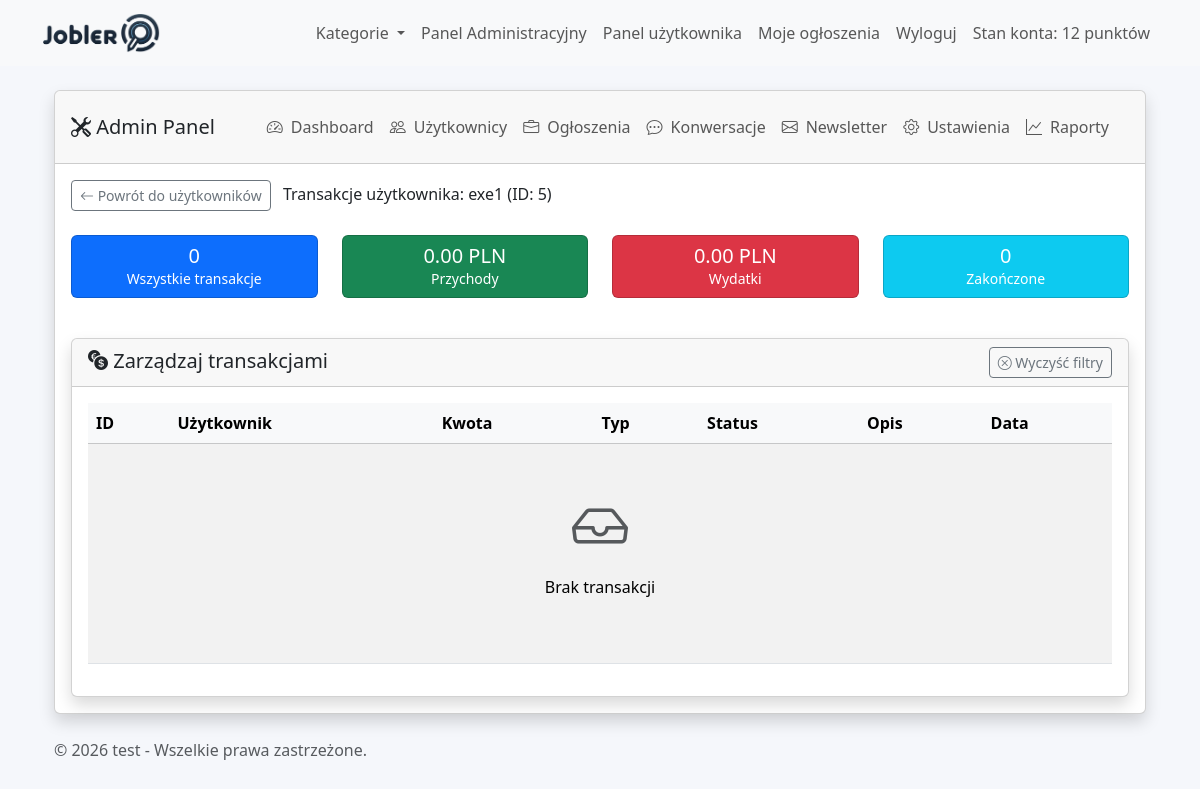
The app's page /views/admin/transactions.php?user_id=5 (signed in) with its own data.
### tables this page shows
CREATE TABLE `users` (
  `id` int(11) NOT NULL,
  `email` varchar(255) NOT NULL,
  `password` varchar(255) NOT NULL,
  `role` enum('user','executor','admin') NOT NULL DEFAULT 'user',
  `created_at` timestamp NOT NULL DEFAULT current_timestamp(),
  `email_verified_at` datetime DEFAULT NULL,
  `last_login` datetime DEFAULT NULL,
  `last_activity` datetime DEFAULT NULL,
  `name` varchar(255) NOT NULL,
  `username` varchar(255) NOT NULL,
  `updated_at` timestamp NOT NULL DEFAULT current_timestamp() ON UPDATE current_timestamp(),
  `registration_ip` varchar(45) DEFAULT NULL,
  `user_agent` varchar(500) DEFAULT NULL,
  `last_login_ip` varchar(45) DEFAULT NULL,
  `status` enum('active','inactive') DEFAULT 'active',
  `phone` varchar(15) DEFAULT NULL,
  `account_balance` int(11) NOT NULL DEFAULT 0,
  `avatar` varchar(255) DEFAULT NULL,
  `need_change` tinyint(1) NOT NULL DEFAULT 0,
  `newsletter_subscription` tinyint(1) DEFAULT 0
);

CREATE TABLE `site_settings` (
  `id` int(11) NOT NULL,
  `title` varchar(255) NOT NULL,
  `logo` varchar(255) NOT NULL,
  `categories` text DEFAULT NULL,
  `meta_description` text DEFAULT NULL,
  `meta_keywords` text DEFAULT NULL,
  `max_ads` int(11) DEFAULT 10,
  `promotion_fee` decimal(10,2) DEFAULT 10.00,
  `facebook_url` varchar(255) DEFAULT NULL,
  `twitter_url` varchar(255) DEFAULT NULL,
  `instagram_url` varchar(255) DEFAULT NULL,
  `linkedin_url` varchar(255) DEFAULT NULL,
  `contact_email` varchar(255) DEFAULT NULL,
  `contact_phone` varchar(50) DEFAULT NULL,
  `contact_address` text DEFAULT NULL,
  `business_hours` varchar(255) DEFAULT NULL,
  `created_at` timestamp NOT NULL DEFAULT current_timestamp(),
  `updated_at` timestamp NOT NULL DEFAULT current_timestamp() ON UPDATE current_timestamp(),
  `allow_registration` tinyint(1) NOT NULL DEFAULT 0,
  `smtp_server` varchar(255) DEFAULT NULL,
  `smtp_port` int(11) DEFAULT NULL,
  `smtp_username` varchar(255) DEFAULT NULL,
  `smtp_password` varchar(255) DEFAULT NULL,
  `default_language` varchar(10) NOT NULL DEFAULT 'pl',
  `layout_variant` varchar(50) NOT NULL DEFAULT 'classic',
  `company_name` varchar(255) DEFAULT NULL,
  `company_tax_id` varchar(50) DEFAULT NULL,
  `company_addresses` text DEFAULT NULL,
  `company_emails` text DEFAULT NULL,
  `company_phones` text DEFAULT NULL,
  `favicon` varchar(255) DEFAULT NULL,
  `meta_title` varchar(255) DEFAULT NULL,
  `copyright_text` text DEFAULT NULL,
  `maintenance_mode` tinyint(1) NOT NULL DEFAULT 0,
  `maintenance_message` text DEFAULT NULL,
  `email_templates` mediumtext DEFAULT NULL,
  `sitemap_enabled` tinyint(1) NOT NULL DEFAULT 1,
  `sitemap_last_generated` datetime DEFAULT NULL,
  `last_system_backup` varchar(255) DEFAULT NULL,
  `last_database_backup` varchar(255) DEFAULT NULL
);

### views/admin/transactions.php (the view, shortened to what the rows shown need)
<?php
include_once('../../models/User.php');
$userModel = new User();
$userIdFilter = isset($_GET['user_id']) ? (int)$_GET['user_id'] : '';
$userDetails = null;
if (!empty($userIdFilter)) {
    $userDetails = $userModel->getUserById($userIdFilter);
}
function safeEcho($data, $default = '') {
    return isset($data) ? htmlspecialchars($data, ENT_QUOTES, 'UTF-8') : $default;
}
?>
<?php include '../partials/header.php'; ?>
<div class="container-fluid">
    <div class="row">
        <div class="col-md-12 col-lg-12 main-content">
            <div class="card shadow">
                <div class="card-body">
                    <div class="d-flex justify-content-between align-items-center mb-4">
                        <div>
                            <a href="view_user.php?id=<?= $userIdFilter ?>" class="btn btn-sm btn-outline-secondary">
                                <i class="bi bi-arrow-left"></i> Powrót do użytkowników
                            </a>
                            <?php if (!empty($userIdFilter) && $userDetails): ?>
                                <span class="ms-2">Transakcje użytkownika: <?= safeEcho($userDetails['name']) ?> (ID: <?= $userIdFilter ?>)</span>
                            <?php else: ?>
                                <span class="ms-2">Wszystkie transakcje</span>
                            <?php endif; ?>
                        </div>
                    </div>
                    <div class="card shadow">
                        <div class="card-body">
                            <div class="table-responsive">
                                <table class="table table-striped table-hover align-middle">
                                    <thead class="table-light">
                                        <tr>
                                            <th>ID</th>
                                            <th>Użytkownik</th>
                                            <th>Kwota</th>
                                            <th>Typ</th>
                                            <th>Status</th>
                                            <th>Opis</th>
                                            <th>Data</th>
                                        </tr>
                                    </thead>
                                </table>
                            </div>
                        </div>
                    </div>
                </div>
            </div>
        </div>
    </div>
</div>
<?php include '../partials/footer.php'; ?>

### views/partials/footer.php (shortened to what the rows shown need)
<?php if (isset($_SESSION['user_role']) && $_SESSION['user_role'] === 'admin'): ?>
    <?php
    include_once __DIR__ . '/../../models/SiteSettings.php';
    $footerSettingsModel = new SiteSettings();
    $footerSettings = $footerSettingsModel->getSettings();
    $copyrightText = $footerSettingsModel->formatCopyrightText($footerSettings);
    ?>
    <br>
    <div class="container">
        <span class="text-muted"><?= htmlspecialchars($copyrightText, ENT_QUOTES, 'UTF-8') ?></span>
    </div>
<?php endif; ?>
</body>
</html>

### records on screen
users: name "exe1"
site_settings: copyrightText "© 2026 test - Wszelkie prawa zastrzeżone."

### other values on screen
$_SESSION['user_account_balance'] "12"
$userIdFilter "5"
$stats['total_count'] "0"
$stats['income_total'] "0.00"
$stats['expense_total'] "0.00"
$stats['completed_count'] "0"
